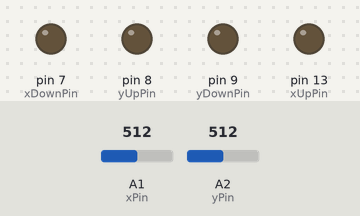
This sketch was run on a simulated Arduino Uno, built with avr-gcc and run on an emulated ATmega328P. On the bench: output pins drawn as LEDs (lit = HIGH). The inputs (shaded band) are chosen by the test bench; at power-on: A1 (xPin) = 512, A2 (yPin) = 512.

Above: at 1.2 s.
1.3 s: A1 (xPin) set to 588
2.8 s: A1 (xPin) set to 609
At 3.4 s:
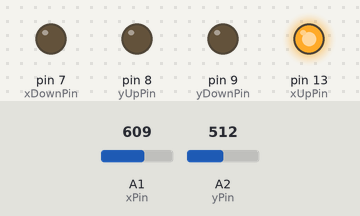
4.3 s: A2 (yPin) set to 586
5.8 s: A2 (yPin) set to 619
At 6.9 s:
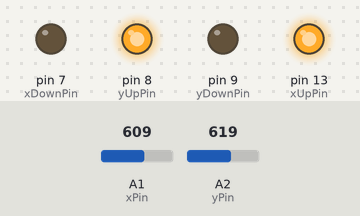
7.3 s: A1 (xPin) set to 590
At 8.0 s:
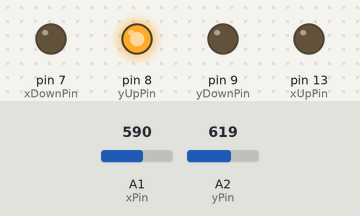
8.8 s: A2 (yPin) set to 390
At 9.1 s:
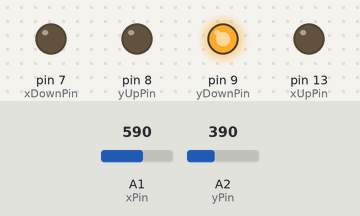
Timing chart, 0 to 11.3 s (numbered marks = the images above; inputs shaded):
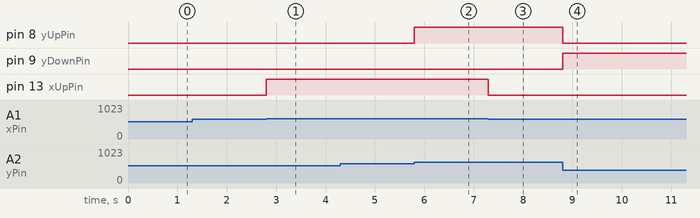

The sketch:

Arcade_Joystick.ino
```cpp
int xPin = A1;    // pins for joystick pot
int yPin = A2;

//Variable to store the position
int xVal;
int yVal;

//Outputs
int xUpPin = 13;
int xDownPin = 7;
int yUpPin = 8;
int yDownPin = 9;

//Setup
void setup() {
  // declare the ledPin as an OUTPUT:
  pinMode(xUpPin,OUTPUT);
  pinMode(xDownPin,OUTPUT);
  pinMode(yUpPin,OUTPUT);
  pinMode(yDownPin,OUTPUT);
}


//Main loop
void loop() {

  xVal=analogRead(xPin);
  yVal=analogRead(yPin);


//The x axis
  //Input is up
  if (xVal > 600){
    digitalWrite(xUpPin, HIGH);
    digitalWrite(xDownPin, LOW);
    //Input is down
    }else if( xVal < 400){
      digitalWrite(xUpPin,LOW);
      digitalWrite(xDownPin, HIGH);
      }
      //Input is middle
      else{
        digitalWrite(xUpPin, LOW);
        digitalWrite(xDownPin, LOW);
        }


//The y ayis
  //Input is up
  if (yVal > 600){
    digitalWrite(yUpPin, HIGH);
    digitalWrite(yDownPin, LOW);
    //Input is down
    }else if( yVal < 400){
      digitalWrite(yUpPin,LOW);
      digitalWrite(yDownPin, HIGH);
      }
      //Input is middle
      else{
        digitalWrite(yUpPin, LOW);
        digitalWrite(yDownPin, LOW);
        }
}
```

Measured:
- the behaviour switches between 600 and 601 on A1 (xPin) (found by bisection; images 0 and 1)
- the behaviour switches between 600 and 601 on A2 (yPin) (found by bisection; images 1 and 2)
- after the input at 1.3 s, every drawn part: stays the same
- after the input at 2.8 s, pin 13 (xUpPin): LOW → HIGH at once
- after the input at 4.3 s, every drawn part: stays the same
- after the input at 5.8 s, pin 8 (yUpPin): LOW → HIGH at once
- after the input at 7.3 s, pin 13 (xUpPin): HIGH → LOW at once
- after the input at 8.8 s, pin 8 (yUpPin): HIGH → LOW at once; pin 9 (yDownPin): LOW → HIGH at once
